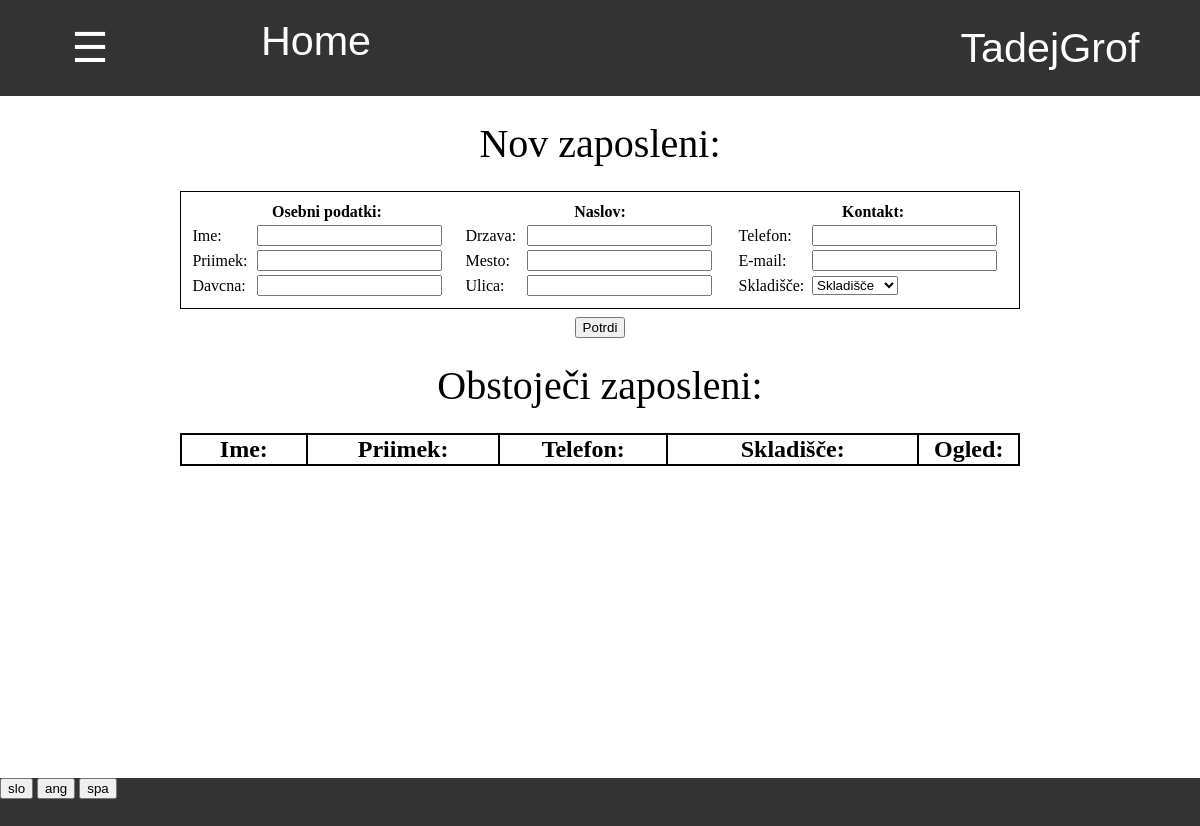
Screenshot of /pregled_zaposlenih/ (signed in) with the database file from the repository.
### program/models.py (models this page shows, shortened)
class Profil(models.Model):
    user = models.OneToOneField(User,on_delete=models.CASCADE)
    jezik =  models.CharField(default="spa",max_length=3, choices=JEZIKI)
    aktivna_zaloga = models.ForeignKey(Zaloga, default=1, on_delete=models.CASCADE)
    dovoljene_zaloge = models.ManyToManyField(Zaloga, related_name = "dovoljene")
    stranka = models.OneToOneField(Stranka, on_delete=models.CASCADE, default=None, null=True, blank=True)
    celo_ime = models.CharField(default="",max_length=40)
    tip_banke = models.CharField(default="",max_length=40)
    stevilka_racuna = models.CharField(default="",max_length=40)
    telefon = models.CharField(default="",max_length=40)

### program/pregled_views.py (the view)
# urls.py: path('',pregled_views.pregled_zaposlenih, name="pregled_zaposlenih"),
def pregled_zaposlenih(request):
    zaposleni = Zaposleni.objects.all()
    zaloge = Zaloga.objects.all()
    slovar = {
        'zaposleni':zaposleni,
        'zaloge':zaloge
    }
    return pokazi_stran(request,'pregled/pregled_zaposlenih.html',slovar)

### program/models.py (called while the page is built)
    @property
    def vrni_jezike(self):
        return JEZIKI

### request_funkcije.py (called while the page is built)
def vrni_slovar(request):
    with open('slovar.json') as dat:
        slovar = json.load(dat)
    return slovar

def pokazi_stran(request, html, baze={}):
    je_stranka = False
    program = Program.objects.first()
    zaloga = request.user.profil.aktivna_zaloga
    if request.user.profil.stranka != None:
        je_stranka = True
    slovar = {'je_stranka':je_stranka,'program':program,'slovar':vrni_slovar(request),'jezik':request.user.profil.jezik}
    slovar.update(baze)
    if not 'zaloga' in baze:
        slovar.update({'zaloga':zaloga})
    slovar.update({'zaloga_pk':slovar['zaloga'].pk})
    return render(request, html, slovar)

### zaloga/models.py (called while the page is built)
    @property
    def tipi_prodaj(self):
        return json.loads(self.tipi_prodaje)

### zaloga/templatetags/zaloga_exstras.py (called while the page is built)
@register.filter(name="ima_prodajo")
def ima_prodajo(zaloga,prodaja):
    return prodaja in zaloga.tipi_prodaj

@register.filter
def keyvalue(dict, key):
    return dict[key]

### program/templates/pregled/pregled_zaposlenih.html (shortened to what this page needs)
{% extends 'program/base.html' %}
{% load zaloga_exstras %}
{% block content %}
    {% if perms.zaloga.add_zaposleni %}
    <div class="title" style="margin-top:2%;font-size:5vh">
        Nov zaposleni:
    </div>
    <div style="display:inline-block;width:70%;text-align:center;margin-top:2%">
        <table style="padding:1%;border:1px solid black" class="tabela_podatkov">
            <tr>
                <th width="33%" colspan="2"> {{slovar|keyvalue:'Osebni podatki'|keyvalue:jezik}}: </th>
                <th width="33%" colspan="2"> {{slovar|keyvalue:'Naslov'|keyvalue:jezik}}: </th>
                <th width="33%" colspan="2"> {{slovar|keyvalue:'Kontakt'|keyvalue:jezik}}: </th>
            </tr>
            <tr>
                <td> Ime: </td>
                <td> <input form="nova_stranka" name="ime" type="text" required autocomplete="off"> </td>
                <td> {{slovar|keyvalue:'Drzava'|keyvalue:jezik}}: </td>
                <td> <input form="nova_stranka" name="drzava" type="text" required autocomplete="off"> </td>
                <td> {{slovar|keyvalue:'Telefon'|keyvalue:jezik}}: </td>
                <td> <input form="nova_stranka" name="telefon" type="text" autocomplete="off"> </td>
            </tr>
            <tr>
                <td> Priimek: </td>
                <td> <input form="nova_stranka" name="priimek" type="text" required autocomplete="off"> </td>
                <td> {{slovar|keyvalue:'Mesto'|keyvalue:jezik}}: </td>
                <td> <input form="nova_stranka" name="mesto" type="text" required autocomplete="off"> </td>
                <td> {{slovar|keyvalue:'E-mail'|keyvalue:jezik}}: </td>
                <td> <input form="nova_stranka" name="mail" type="text" autocomplete="off"> </td>
            </tr>
            <tr>
                <td> {{slovar|keyvalue:'Davcna'|keyvalue:jezik}}: </td>
                <td> <input form="nova_stranka" name="davcna" type="text" autocomplete="off"> </td>
                <td> {{slovar|keyvalue:'Ulica'|keyvalue:jezik}}: </td>
                <td> <input form="nova_stranka" name="naslov" type="text" required autocomplete="off"> </td>
                <td> Skladišče: </td>
                <td>
                    <select form="nova_stranka" name="zaloga">
                        {% for zaloga in zaloge %}
                            <option value="{{zaloga.pk}}"> {{zaloga.title}} </option>
                        {% endfor %}
                    </select>
                </td>
            </tr>
        </table>
        <form id="nova_stranka" action="{% url 'nov_zaposleni' %}" method="POST">
            <input type="submit" value="{{slovar|keyvalue:'Potrdi'|keyvalue:jezik}}">
        </form>
    </div>
    {% endif %}
    <div class="title" style="font-size:5vh;margin:2%;">
        Obstoječi zaposleni:
    </div>
    <div style="display:inline-block;width:70%;text-align:center">
        <table class="tabela_vnosov">
            <tr>
                <th width="15%"> {{slovar|keyvalue:'Ime'|keyvalue:jezik}}: </th>
                <th width="23%"> {{slovar|keyvalue:'Priimek'|keyvalue:jezik}}: </th>
                <th width="20%"> {{slovar|keyvalue:'Telefon'|keyvalue:jezik}}: </th>
                <th width="30%"> Skladišče: </th>
                <th width="12%"> {{slovar|keyvalue:'Ogled'|keyvalue:jezik}}: </th>
            </tr>
        </table>
    </div>
{% endblock %}

### program/templates/css/navbar.html (shortened to what this page needs)
{% load zaloga_exstras %}
<div id="navbar" class="navbar">
    {% if je_stranka %}
        <div style="display:inline-block;width:28%"><a href="{% url 'stranka_pregled_narocil' %}" style="width:100%"> Pregled narocil </a></div>
        <div style="display:inline-block;width:22%"><a href="{% url 'stranka_zgodovina' %}" style="width:100%"> Zgodovina </a></div>
        <a style="width:15%" href="/">Home</a>
    {% else %}
        <button onclick="odpri()" class="nav" style="width:15%"> ☰ </button>
        <a style="width:20%" href="/">Home</a>
    {% endif %}
    <div class="racun dropdown" id="racun">
        <button class="dropbtn" >{{ user.get_username }}
        </button>
    </div>
</div>

### program/static/css/footer.css (style rules this page uses)
div { margin: 0%; padding: 0%; }
div input { margin: 0%; }
div form { margin:0%; padding: 0% }

### program/templates/program/base.html (style rules this page uses)
body { margin: 0%; padding: 0%; overflow:hidden; }
div { margin: 0%; padding: 0%; }

### program/templates/css/tabele.html (style rules this page uses)
table.tabela_vnosov { width:100%; border-spacing:0; border: 2px solid black; border-collapse: collapse; padding:0.5%; table-layout:"fixed" }
table.tabela_vnosov th { border: 2px solid black; border-collapse: collapse; font-size: 150%; }
table.tabela_podatkov { width:100%; margin-bottom:1%; }

### program/templates/css/navbar.html (style rules this page uses)
.navbar { overflow: hidden; background-color: #333; font-family: Arial; height:12% }
.navbar a { float: left; font-size: 5vmin; color: white; text-align: center; padding: 18px 16px; text-decoration:none; height:100%; }
.navbar .dropdown, .nav { float: left; height:100%; width:100%; margin:0; overflow:hidden; }
.navbar .dropdown .dropbtn, .nav { font-size: 5vmin; border: none; outline: none; color: white; padding: 12px 16px; width:100%; height:100%; background-color: inherit; font-family: inherit; margin: 0; }
.navbar .racun { float:right; width:300px; overflow:hidden }

### rows the page displays
Profil: jezik "Osebni podatki", jezik "Naslov", jezik "Kontakt", jezik "Drzava", jezik "Telefon", jezik "Mesto", jezik "E-mail", jezik "Davcna", jezik "Ulica", jezik "Potrdi", jezik "Ime", jezik "Priimek", jezik "Ogled"

### other values shown
{{ user.get_username }} "TadejGrof"
form field zaloga "Skladišče"
